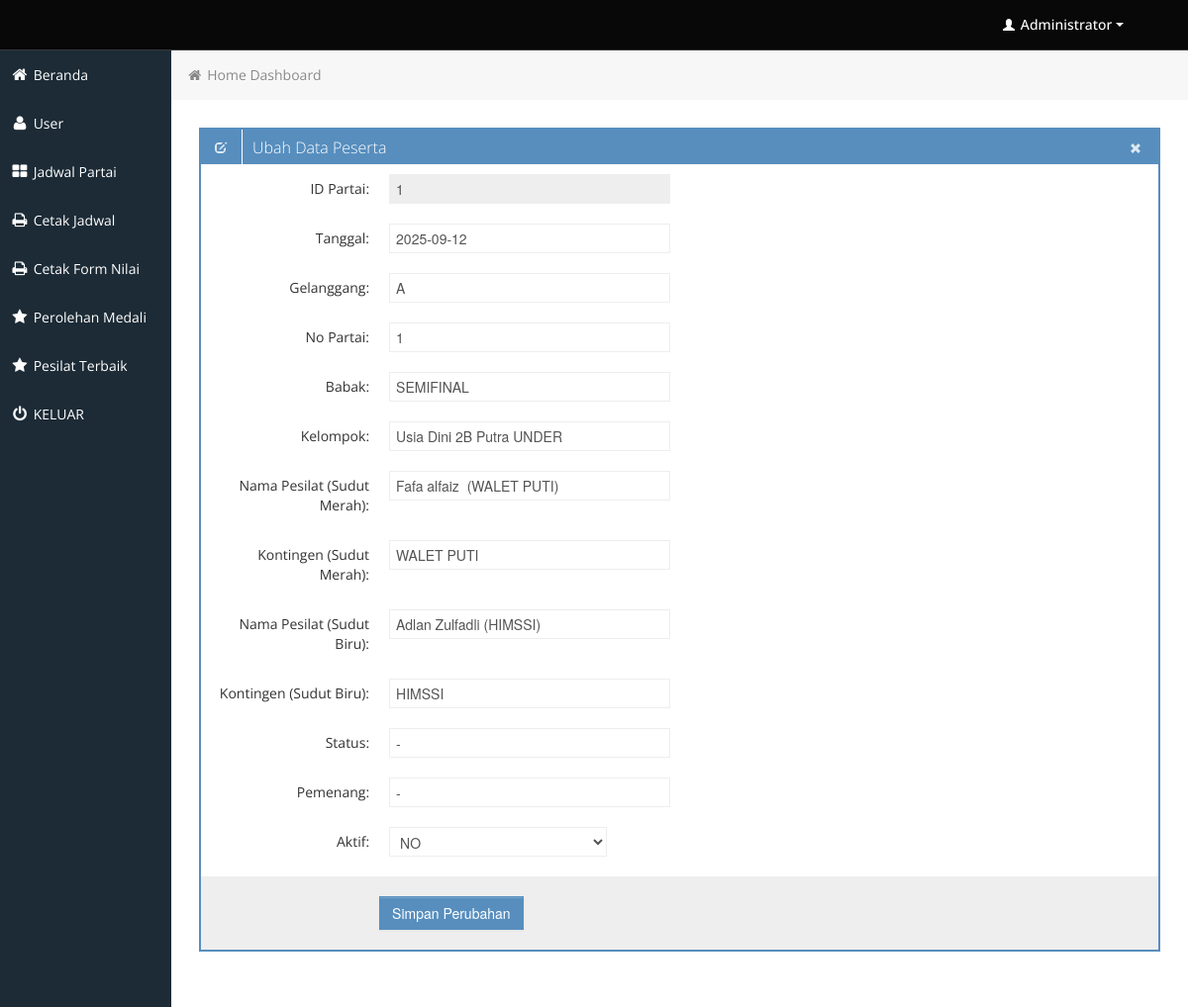
Page /backend/edit_partai.php?id_partai=1 (signed in) on the committed database.
### tables this page shows
CREATE TABLE `jadwal_tanding` (
  `id_partai` int(11) NOT NULL,
  `tgl` date NOT NULL,
  `kelas` varchar(55) NOT NULL,
  `gelanggang` varchar(2) NOT NULL,
  `partai` varchar(4) NOT NULL,
  `nm_biru` varchar(55) NOT NULL,
  `kontingen_biru` varchar(55) NOT NULL,
  `nm_merah` varchar(55) NOT NULL,
  `kontingen_merah` varchar(55) NOT NULL,
  `status` varchar(55) NOT NULL DEFAULT '-',
  `skor_biru` int(11) DEFAULT NULL,
  `skor_merah` int(11) DEFAULT NULL,
  `pemenang` varchar(150) NOT NULL DEFAULT '-',
  `babak` varchar(55) DEFAULT NULL,
  `id_bagan` int(11) DEFAULT NULL,
  `bagan` varchar(255) DEFAULT NULL,
  `medali` varchar(2) NOT NULL DEFAULT '0',
  `aktif` varchar(2) NOT NULL DEFAULT '0',
  `grup` varchar(255) DEFAULT NULL
);

### backend/edit_partai.php (the view, shortened to what this page needs)
<?php
	include('includes/connection.php');
	$id_partai = mysqli_real_escape_string($koneksi, $_GET["id_partai"]);
	$sqlpartai ="SELECT * FROM jadwal_tanding
					WHERE id_partai = '$id_partai' ";
	$datapartai = mysqli_query($koneksi, $sqlpartai);
	$partai = mysqli_fetch_array($datapartai);
?>
			<div class="row-fluid sortable">
				<div class="box span12">
					<div class="box-header" data-original-title>
						<h2><i class="halflings-icon white edit"></i><span class="break"></span>Ubah Data Peserta</h2>
						<div class="box-icon">
							<a href="users.php" class="btn-close"><i class="halflings-icon white remove"></i></a>
						</div>
					</div>
					<div class="box-content">
						<form class="form-horizontal" method="post" action="admin_do_edit_partai.php">
							<fieldset>
							  <div class="control-group">
								<label class="control-label" for="focusedInput">ID Partai:</label>
								<div class="controls">
								  <input class="input-xlarge focused" name="id_partai" id="focusedInput" readonly="1" type="text" placeholder="Username"
								  value="<?php echo $id_partai; ?>">
								</div>
							  </div>
							  <div class="control-group">
								<label class="control-label" for="focusedInput">Tanggal:</label>
								<div class="controls">
								  <input class="input-xlarge focused" name="tgl" id="focusedInput" type="text" value="<?php echo $partai["tgl"]; ?>">
								</div>
							  </div>
							  <div class="control-group">
								<label class="control-label" for="focusedInput">Gelanggang:</label>
								<div class="controls">
								  <input class="input-xlarge focused" name="gelanggang" id="focusedInput" type="text" value="<?php echo $partai["gelanggang"]; ?>">
								</div>
							  </div>
							  <div class="control-group">
								<label class="control-label" for="focusedInput">No Partai:</label>
								<div class="controls">
								  <input class="input-xlarge focused" name="partai" id="focusedInput" type="text" value="<?php echo $partai["partai"]; ?>">
								</div>
							  </div>
							   <div class="control-group">
								<label class="control-label" for="focusedInput">Babak:</label>
								<div class="controls">
								  <input class="input-xlarge focused" name="babak" id="focusedInput" type="text" value="<?php echo $partai["babak"]; ?>">
								</div>
							  </div>
							   <div class="control-group">
								<label class="control-label" for="focusedInput">Kelompok:</label>
								<div class="controls">
								  <input class="input-xlarge focused" name="kelas" id="focusedInput" type="text" value="<?php echo $partai["kelas"]; ?>">
								</div>
							  </div>
							   <div class="control-group">
								<label class="control-label" for="focusedInput">Nama Pesilat (Sudut Merah):</label>
								<div class="controls">
								  <input class="input-xlarge focused" name="nm_merah" id="focusedInput" type="text" value="<?php echo $partai["nm_merah"]; ?>">
								</div>
							  </div>
							   <div class="control-group">
								<label class="control-label" for="focusedInput">Kontingen (Sudut Merah):</label>
								<div class="controls">
								  <input class="input-xlarge focused" name="kontingen_merah" id="focusedInput" type="text" value="<?php echo $partai["kontingen_merah"]; ?>">
								</div>
							  </div>
							   <div class="control-group">
								<label class="control-label" for="focusedInput">Nama Pesilat (Sudut Biru):</label>
								<div class="controls">
								  <input class="input-xlarge focused" name="nm_biru" id="focusedInput" type="text" value="<?php echo $partai["nm_biru"]; ?>">
								</div>
							  </div>
							   <div class="control-group">
								<label class="control-label" for="focusedInput">Kontingen (Sudut Biru):</label>
								<div class="controls">
								  <input class="input-xlarge focused" name="kontingen_biru" id="focusedInput" type="text" value="<?php echo $partai["kontingen_biru"]; ?>">
								</div>
							  </div>
							  <div class="control-group">
								<label class="control-label" for="focusedInput">Status:</label>
								<div class="controls">
								  <input class="input-xlarge focused" name="status" id="focusedInput" type="text" value="<?php echo $partai["status"]; ?>">
								</div>
							  </div>
							  <div class="control-group">
								<label class="control-label" for="focusedInput">Pemenang:</label>
								<div class="controls">
								  <input class="input-xlarge focused" name="pemenang" id="focusedInput" type="text" value="<?php echo $partai["pemenang"]; ?>">
								</div>
							  </div>
							  <div class="control-group">
								<label class="control-label" for="focusedInput">Aktif:</label>
								<div class="controls">
								  <select class="form-control" name="aktif" id="aktif">
										<option value="0" <?php if($partai["aktif"]=="0") { echo "selected"; } ?>>NO</option>
								    </select>
								</div>
							  </div>
							  <div class="form-actions">
								<button type="submit" onclick="return confirmUpdate()" class="btn btn-primary">Simpan Perubahan</button>
							  </div>
							</fieldset>
						</form>
					</div>
				</div>
			</div>

### backend/css/style.css (style rules this page uses)
body { background: #F5F5F5; color: #333; border: none; font-family: 'Open Sans', sans-serif; font-weight: 400; }
a { color: #646464; }
h2 { font-size: 16px; line-height: 16px; }
.box { border: 2px solid #578EBE; background: #fff !important; margin-bottom: 28px; }
.box-header { height: 16px; font-size: 16px; line-height: 16px; padding: 10px; background: #578EBE; -webkit-box-shadow: none; -moz-box-shadow: none; box-shadow: none; overflow: hidden; }
.box-header h2 { float:left; margin-top: 0px; font-weight: 300; }
.box-header .box-icon, .box-header h2 { color:#fff; }
.box-header h2 i { margin: 0px 3px 0px 4px; opacity: .8; filter: alpha(opacity=80); -ms-filter:"progid:DXImageTransform.Microsoft.Alpha(Opacity=80)"; }
.box-header .box-icon { float:right; margin-top: 1px; }
.box-header .box-icon i { -webkit-transition: all 0.1s ease-in-out; -moz-transition: all 0.1s ease-in-out; -o-transition: all 0.1s ease-in-out; -ms-transition: all 0.1s ease-in-out; transition: all 0.1s ease-in-out; opacity: .8; filter: alpha(opacity=80); -ms-filter:"progid:DXImageTransform.Microsoft.Alpha(Opacity=80)"; }
.box-header .box-icon a { margin: 0px 5px; }
.box-content { position: relative; z-index: 50; margin-top: -1px; padding: 10px; background: #fff !important; }
.form-actions { padding: 19px 20px 20px; margin: 20px -10px -30px -10px; background-color: #eee; border-top: 1px solid #eee; *zoom: 1; }
.form-actions:before, .form-actions:after { display: table; line-height: 0; content: ""; }
.form-actions:after { clear: both; }
.btn { display: inline-block; padding: 6px 12px; margin-bottom: 0; font-size: 14px; font-weight: 500; line-height: 20px; text-align: center; white-space: nowrap; vertical-align: middle; cursor: pointer; border: 1px solid #a7a9aa; -webkit-border-radius: 0px !important; border-radius: 0px !important; }
.btn { color: #ffffff; background-color: #a7a9aa; border-color: #a7a9aa; background-image: none; filter: none; text-shadow: none; }
.btn-primary { background-color: #578EBE; border-color: #578EBE; }

### backend/css/halflings.css (style rules this page uses)
html, html .halflings { -webkit-font-smoothing: antialiased !important; }
.halflings-icon { display: inline-block; width: 14px; height: 14px; line-height: 14px; vertical-align: text-top; background-image: url(../img/glyphicons_halflings.svg); background-position: 0 0; background-repeat: no-repeat; vertical-align: top; *display: inline; *zoom: 1; *margin-right: .3em; }
.halflings-icon.white { background-image: url(../img/glyphicons_halflings-white.svg); }
.halflings-icon.remove { background-position: -312px 0; }
.halflings-icon.edit { background-position: -96px -72px; }

### rows in the picture
jadwal_tanding: tgl "2025-09-12", gelanggang "A", partai "1", babak "SEMIFINAL", kelas "Usia Dini 2B Putra UNDER", nm_merah "Fafa alfaiz (WALET PUTI)", kontingen_merah "WALET PUTI", nm_biru "Adlan Zulfadli (HIMSSI)", kontingen_biru "HIMSSI", status "-", pemenang "-", aktif "NO"
